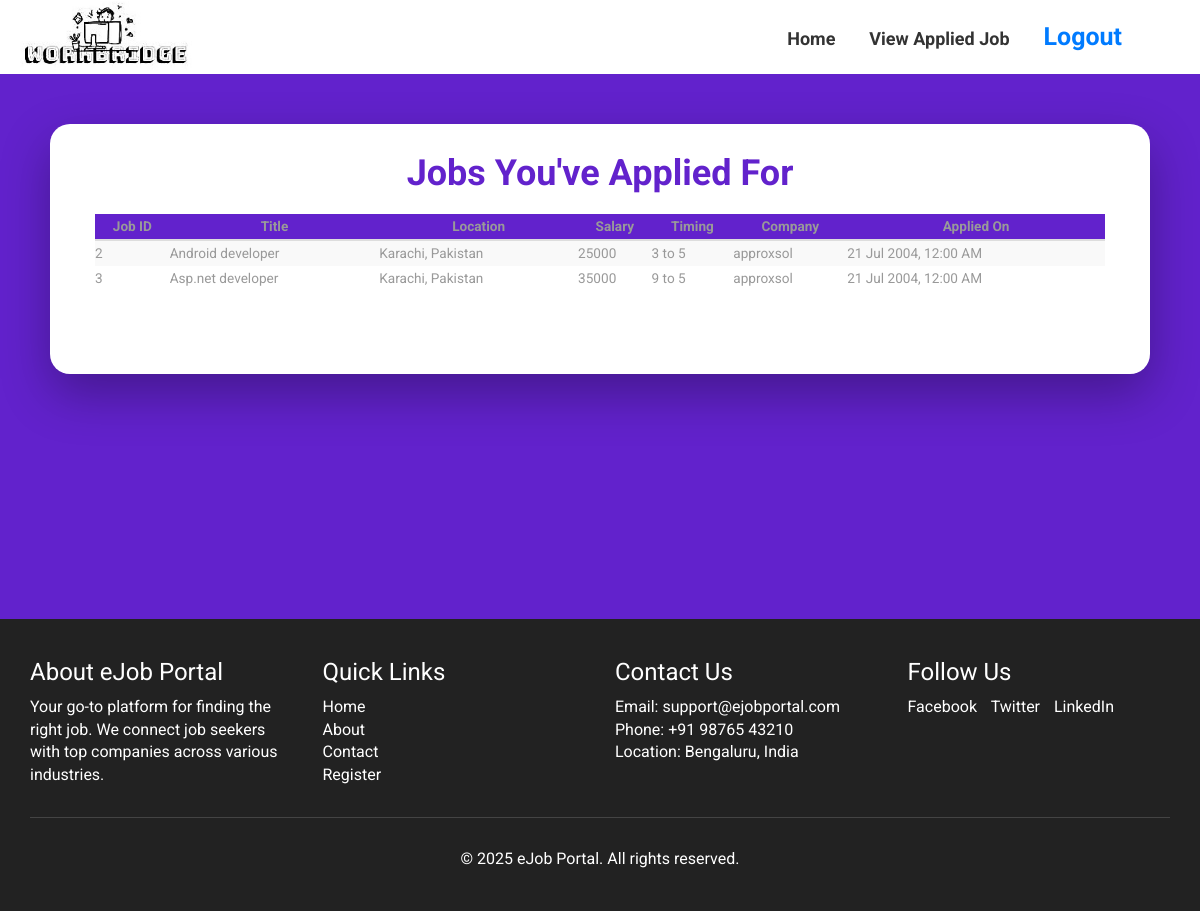
The app's page /UserAppliedJobs.php (signed in) with its own data.
### tables this page shows
CREATE TABLE `application` (
  `appid` int(11) NOT NULL,
  `userid` int(11) NOT NULL,
  `jobid` int(11) NOT NULL,
  `cv` varchar(1000) NOT NULL,
  `date` date NOT NULL
);

CREATE TABLE `jobs` (
  `jobid` int(11) NOT NULL,
  `title` varchar(50) NOT NULL,
  `catid` int(11) NOT NULL,
  `description` varchar(50) NOT NULL,
  `salary` varchar(50) NOT NULL,
  `timing` varchar(50) NOT NULL,
  `location` varchar(50) NOT NULL,
  `empid` int(11) NOT NULL
);

CREATE TABLE `employer` (
  `empid` int(11) NOT NULL,
  `name` varchar(50) NOT NULL,
  `email` varchar(50) NOT NULL,
  `password` varchar(50) NOT NULL,
  `type` int(11) NOT NULL
);

### UserAppliedJobs.php (the view, shortened to what this page needs)
<!DOCTYPE html>
<html lang="en">
<head>
    <?php
        include('header_link.php');
        include('dbconnect.php');
    ?>
</head>
<body style="background-color:#6222cc;">
<?php
    include('header.php');
    $userid = $_SESSION['userid'];
?>
<div class="container4" style="margin: 50px; margin-bottom: 200px; background: white;">
    <h1 style="text-align: center;">Jobs You've Applied For</h1>
    <div class="single">
        <div class="col-md-12">
            <table class="table table-striped">
                <thead>
                    <tr>
                        <th class="th1">Job ID</th>
                        <th class="th1">Title</th>
                        <th class="th1">Location</th>
                        <th class="th1">Salary</th>
                        <th class="th1">Timing</th>
                        <th class="th1">Company</th>
                        <th class="th1">Applied On</th>
                    </tr>
                </thead>
                <tbody>
                    <?php
                        $sql = "SELECT jobs.jobid, jobs.title, jobs.location, jobs.salary, jobs.timing,
                                       employer.name AS company_name, application.date
                                FROM application
                                INNER JOIN jobs ON application.jobid = jobs.jobid
                                INNER JOIN employer ON employer.empid = jobs.empid
                                WHERE application.userid = '$userid'";
                        $rs = mysqli_query($con, $sql);
                        if(mysqli_num_rows($rs) > 0){
                            while($data = mysqli_fetch_array($rs)){
                    ?>
                    <tr>
                        <td><?= $data['jobid'] ?></td>
                        <td><?= $data['title'] ?></td>
                        <td><?= $data['location'] ?></td>
                        <td><?= $data['salary'] ?></td>
                        <td><?= $data['timing'] ?></td>
                        <td><?= $data['company_name'] ?></td>
                        <td><?= date('d M Y, h:i A', strtotime($data['date'])) ?></td>
                    </tr>
                    <?php
                            }
                        } else {
                            echo '<tr><td colspan="7" class="text-center">You haven\'t applied to any jobs yet.</td></tr>';
                        }
                    ?>
                </tbody>
            </table>
        </div>
    </div>
</div>
<br><br>
<?php include('footer.php'); ?>
</body>
</html>

### css/style.css (style rules this page uses)
h4, h5, h6, h1, h2, h3 { margin-top: 0; }
html, body { font-family: 'Roboto', sans-serif; font-size: 100%; background:#fff; }
.table>tbody>tr>td, .table>tbody>tr>th, .table>tfoot>tr>td, .table>tfoot>tr>th, .table>thead>tr>td, .table>thead>tr>th { border-top: none; padding: 3px 0; }
.table > thead > tr > th, .table > tbody > tr > th, .table > tfoot > tr > th, .table > thead > tr > td, .table > tbody > tr > td, .table > tfoot > tr > td { font-size: 0.85em; color: #999; }

### UserAppliedJobs.php (style rules this page uses)
.container4 { min-height: 250px; max-height: 500px; margin: 50px auto; margin-bottom: 200px; background: white; padding: 30px; border-radius: 20px; box-shadow: 0 20px 50px rgba(0, 0, 0, 0.3); transform: perspective(1000px) rotateX(3deg); animation: fadeInUp 1s ease forwards; opacity: 0; }
h1 { font-weight: bold; margin-bottom: 20px; color: #6222cc; }
.th1 { background-color: #6222cc; color: white; text-align: center; }
td { vertical-align: middle; }

### records on screen
application: jobid.jobid "2", jobid.title "Android developer", jobid.location "Karachi, Pakistan", jobid.salary "25000", jobid.timing "3 to 5", employer.name "approxsol", date "21 Jul 2004, 12:00 AM"
application: jobid.jobid "3", jobid.title "Asp.net developer", jobid.location "Karachi, Pakistan", jobid.salary "35000", jobid.timing "9 to 5", employer.name "approxsol", date "21 Jul 2004, 12:00 AM"
